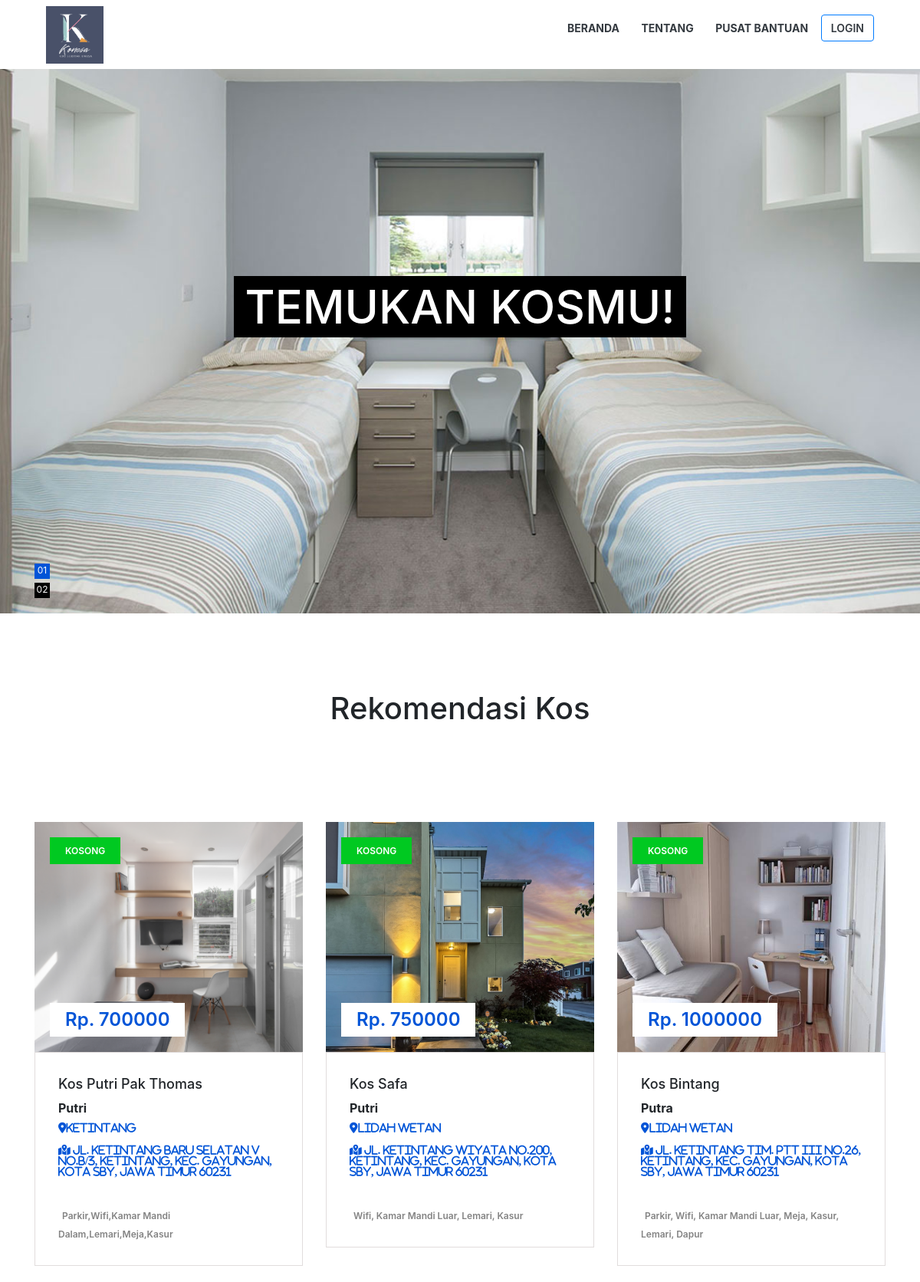
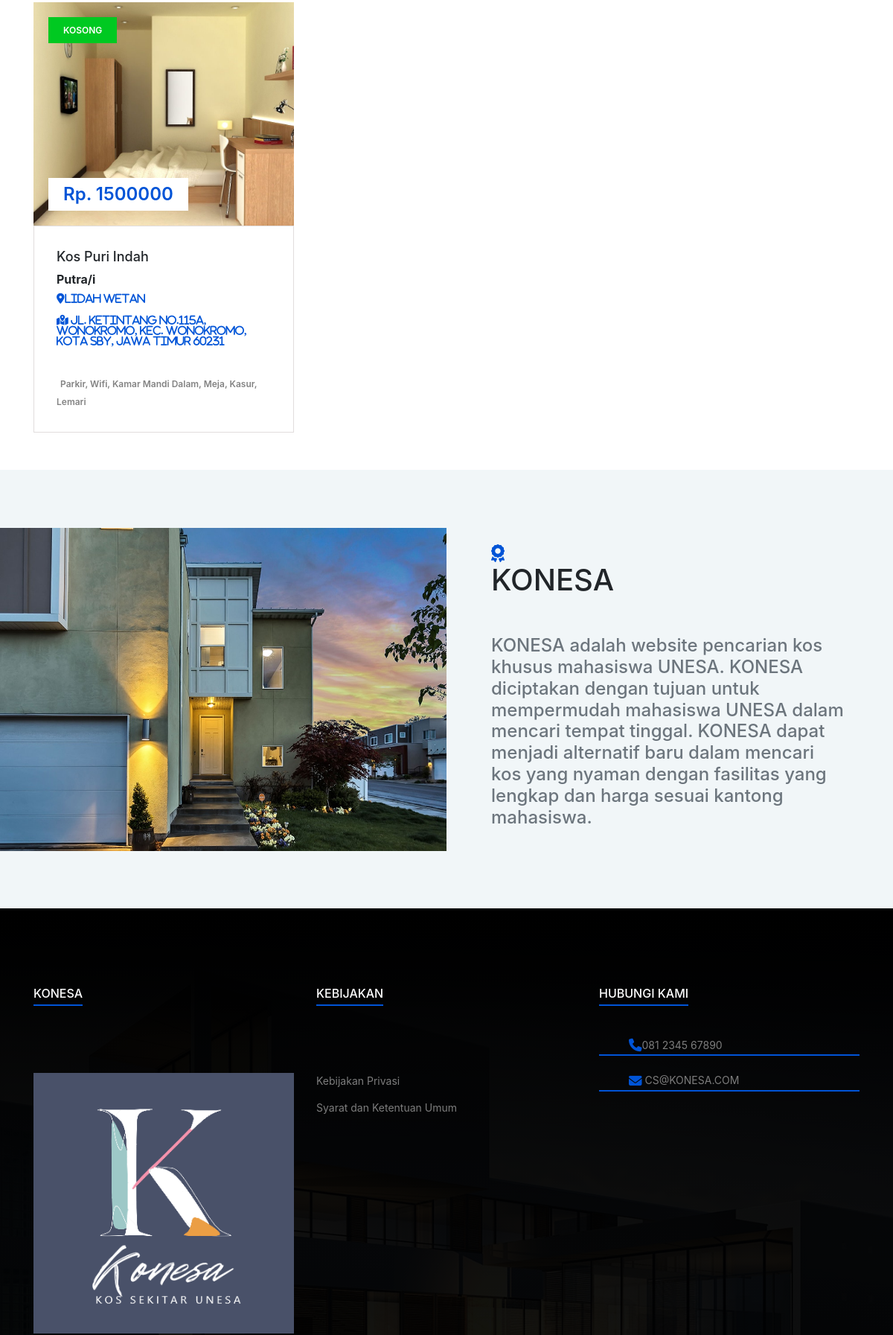
The page / (upper part) on the database its author committed (2 pictures, top to bottom).
### tables this page shows
CREATE TABLE IF NOT EXISTS `data_kos` (
  `kos_id` int(11) NOT NULL AUTO_INCREMENT,
  `kos_nama` varchar(60) NOT NULL,
  `kos_alamat` varchar(100) NOT NULL,
  `kos_harga` float NOT NULL,
  `kos_fasilitas` varchar(1000) NOT NULL,
  `kos_tipe` varchar(25) NOT NULL,
  `kos_jarak` varchar(20) NOT NULL,
  `kos_gender` enum('Putra','Putri','Putra/i') NOT NULL,
  `kos_lokasi` varchar(30) NOT NULL,
  `kos_gambar` varchar(1000) NOT NULL,
  `status` varchar(25) NOT NULL,
  `pemilik_id` varchar(25) NOT NULL,
  PRIMARY KEY (`kos_id`)
);

### koneksi.php (called while the page is built, shortened)
<?php
class Koneksi {
    private $konek;
    private $host = "localhost";
    private $user = "root";
    private $pass = "";
    private $db = "konesa";
    private function sambung() {
        try {
            $this->konek = new PDO("mysql:host=".$this->host.";dbname=".$this->db.";charset=utf8mb4", $this->user, $this->pass);
            $this->konek->setAttribute(PDO::ATTR_ERRMODE, PDO::ERRMODE_EXCEPTION);
            $this->konek->setAttribute(PDO::ATTR_EMULATE_PREPARES, true);
            return $this->konek;
        }catch(PDOException $ex) {
            return NULL;
        }
    }
    public function kueri($sql) {
        $hasil = $this->konek->prepare($sql);
        $hasil->execute();
        return $hasil;
    }
    public function hasil_data($arg){
        return $arg->fetch(PDO::FETCH_ASSOC);
    }
}
?>

### index.php (the view, shortened to what this page needs)
<?php
include 'koneksi.php';
$kon = new Koneksi();
 ?>
<!DOCTYPE html>
<html lang="en">
  <head>
    <link rel="stylesheet" href="css/style.css" />
    <link rel="stylesheet" href="css/classy-nav.min.css" />
    <link rel="stylesheet" href="css/bootstrap.css" />
    <link rel="stylesheet" href="css/bootstrap.min.css" />
    <link rel="stylesheet" href="css/nice-select.css" />
    <link rel="stylesheet" href="css/animate.css" />
    <link rel="stylesheet" href="css/owl.carousel.css" />
    <link rel="stylesheet" href="css/themify-icons.css" />
    <link
      rel="stylesheet"
      href="https://cdnjs.cloudflare.com/ajax/libs/font-awesome/6.2.1/css/all.min.css"
    />
  </head>
  <body>
    <header class="header-area">
      <div class="main-header-area" id="stickyHeader">
        <div class="classy-nav-container breakpoint-off bg-white">
          <nav class="classy-navbar justify-content-between" id="southNav">
            <a class="nav-brand" href="index_pemilik.php"
              ><img src="images/logo.png" alt="Logo Konesa" style="width:75px;"
            /></a>
            <div class="classy-menu" style="color: black;">
              <div class="classynav">
                <ul>
                  <li><a href="#beranda" class="nav-link text-dark font-weight-bold">Beranda</a></li>
                  <li>
                    <a href="#tentang" class="text-dark font-weight-bold">Tentang</a>
                  </li>
                  <li><a href="#pusatbantuan" class="text-dark font-weight-bold">Pusat Bantuan</a></li>
                  <li><a href="opsi_login.html" class="btn btn-outline-primary text-dark" >Login</a>
                </ul>
              </div>
            </div>
          </nav>
        </div>
      </div>
    </header>
    <section class="hero-area">
      <div class="hero-slides owl-carousel">
        <div
          class="single-hero-slide bg-img"
          style="background-image: url(images/kamar.jpg)"
        >
          <div class="container h-100">
            <div class="row h-100 align-items-center">
              <div class="col-12">
                <div class="hero-slides-content">
                  <h2 data-animation="fadeInUp" data-delay="100ms">
                    Temukan Kosmu!
                  </h2>
                </div>
              </div>
            </div>
          </div>
        </div>
      </div>
    </section>
    <section class="featured-properties-area section-padding-100-50" id="beranda">
      <div class="container">
        <div class="row">
          <div class="col-12">
            <div class="section-heading wow fadeInUp">
              <h1 class="text-weight-bold">Rekomendasi Kos</h1>
            </div>
          </div>
        </div>
        <div class="row">
        <?php
        $kos = $kon->kueri("SELECT * FROM data_kos WHERE status = 'Kosong' ");
        while ($hasil = $kon->hasil_data($kos)) { ?>
          <div class="col-12 col-md-6 col-xl-4 mt-4">
            <div
              class="single-featured-property mb-50 wow fadeInUp"
              data-wow-delay="100ms"
            >
              <div class="property-thumb">
                <img src="pemilik/<?php echo $hasil['kos_gambar']; ?>" style="width: 400px; height: 300px; object-fit:cover;" alt="kamar"/>
                <div class="tag">
                  <span><?php echo $hasil['status']; ?></span>
                </div>
                <div class="list-price">
                  <p>Rp. <?php echo $hasil['kos_harga']; ?></p>
                </div>
              </div>
              <div class="property-content">
                <h5><?php echo $hasil['kos_nama']; ?></h5>
                <span class="font-weight-bold"><?php echo $hasil['kos_gender']; ?></span>
                <p class="location mr-4 mb-0"  style="color:#0054d7;">
                  <i class="fa fa-location-dot"><?php echo $hasil['kos_lokasi']; ?></i>
                </p>
                <p class="address"  style="color:#0054d7;">
                  <i class="fa fa-map-location-dot mt-2"> <?php echo $hasil['kos_alamat']; ?></i>
                </p>
                <div
                  class="property-meta-data d-flex align-items-end justify-content-between"
                >
                  <div class="new-tag">
                    <span><?php echo $hasil['kos_fasilitas']; ?></span>
                  </div>
                </div>
              </div>
            </div>
          </div>
          <?php
    }
    ?>
        </div>
      </div>
    </section>
    <section class="south-editor-area d-flex align-items-center mb-50" id="tentang">
       <div class="editor-thumbnail">
        <img src="images/feature6.jpg" alt="" style="width: 100%;" />
      </div>
      <div class="editor-content-area">
        <div class="section-heading wow fadeInUp" data-wow-delay="250ms">
          <i class="fa-sharp fa-solid fa-award fa-xl"  style="color: #0054d7;"></i>
          <h1 class="text-weight-bold">KONESA</h1>
        </div>
        <h4 class="wow fadeInUp text-secondary" data-wow-delay="500ms">
          KONESA adalah website pencarian kos khusus mahasiswa UNESA. KONESA diciptakan dengan tujuan
          untuk mempermudah mahasiswa UNESA dalam mencari tempat tinggal. KONESA dapat menjadi alternatif baru
          dalam mencari kos yang nyaman dengan fasilitas yang lengkap dan harga sesuai kantong mahasiswa.
        </h4>
      </div>
    </section>
    <footer
      class="footer-area section-padding-100-0 bg-img gradient-background-overlay"
      style="background-image: url(images/hero1.jpg)" id="pusatbantuan"
    >
      <div class="main-footer-area">
        <div class="container">
          <div class="row">
            <div class="col-12 col-sm-4 ">
              <div class="footer-widget-area mb-100">
                <div class="widget-title">
                  <h6>konesa</h6>
                </div>
                <div class="footer-logo my-4">
                  <img src="images/logo.png" alt="" />
                </div>
              </div>
            </div>
            <div class="col-12 col-sm-4 ">
              <div class="footer-widget-area mb-100">
                <div class="widget-title">
                  <h6>Kebijakan</h6>
                </div>
               <ul class="useful-links-nav align-items-center">
                <li><a href="#">Kebijakan Privasi</a></li>
                <li><a href="#">Syarat dan Ketentuan Umum</a></li>
              </ul>
              </div>
            </div>
            <div class="col-12 col-sm-4 ">
              <div class="footer-widget-area mb-100">
                <div class="widget-title">
                  <h6>Hubungi Kami</h6>
                <div class="address">
                  <h6>
                    <i class="fa fa-phone fa-lg"></i>081 2345 67890
                  </h6>
                  <h6>
                    cs@konesa.com
                  </h6>
                </div>
                </div>
              </div>
            </div>
          </div>
        </div>
      </div>
    </footer>
  </body>
</html>

### rows shown on the page
data_kos: kos_gambar (picture), status "KOSONG", kos_harga "700000", kos_nama "Kos Putri Pak Thomas", kos_gender "Putri", kos_lokasi "Ketintang", kos_alamat "Jl. Ketintang Baru Selatan V No.B/3, Ketintang, Kec. Gayungan, Kota SBY, Jawa Timur 60231", kos_fasilitas "Parkir,Wifi,Kamar Mandi Dalam,Lemari,Meja,Kasur"
data_kos: kos_gambar (picture), status "KOSONG", kos_harga "750000", kos_nama "Kos Safa", kos_gender "Putri", kos_lokasi "Lidah Wetan", kos_alamat "Jl. Ketintang Wiyata No.200, Ketintang, Kec. Gayungan, Kota SBY, Jawa Timur 60231", kos_fasilitas "Wifi, Kamar Mandi Luar, Lemari, Kasur"
data_kos: kos_gambar (picture), status "KOSONG", kos_harga "1000000", kos_nama "Kos Bintang", kos_gender "Putra", kos_lokasi "Lidah Wetan", kos_alamat "Jl. Ketintang Tim. PTT III No.26, Ketintang, Kec. Gayungan, Kota SBY, Jawa Timur 60231", kos_fasilitas "Parkir, Wifi, Kamar Mandi Luar, Meja, Kasur, Lemari, Dapur"
data_kos: kos_gambar (picture), status "KOSONG", kos_harga "1500000", kos_nama "Kos Puri Indah", kos_gender "Putra/i", kos_lokasi "Lidah Wetan", kos_alamat "Jl. Ketintang No.115a, Wonokromo, Kec. Wonokromo, Kota SBY, Jawa Timur 60231", kos_fasilitas "Parkir, Wifi, Kamar Mandi Dalam, Meja, Kasur, Lemari"
